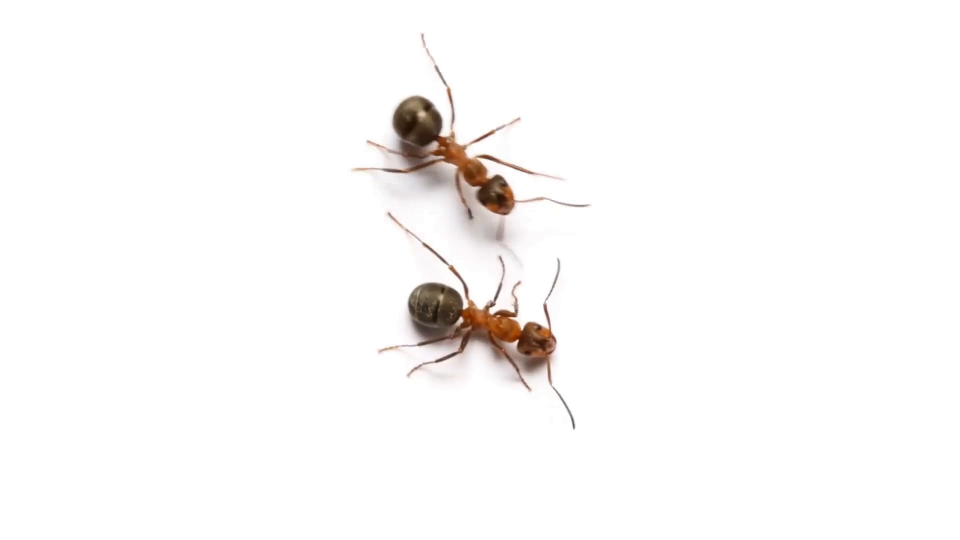
#> input picture frame 8 of in_videos/ants.mp4, 1920 x 1080 px, given in place of shapes.mp4, which was not available (shown at 1/2 size)
$ jupyter execute optical_flow.ipynb   (text cells are left out)
#> lines starting #> are read from the running program, lines starting #| are printed output that depends on the picture; pictures that were not available may be replaced by others from this repository, and a replacement may not be noted
[cell 1]
# Imports and configuration
import os
import cv2
import numpy as np
import random
import matplotlib.pyplot as plt
from collections import deque

VIDEO_LIST = ["in_videos/shapes.mp4", "in_videos/ants.mp4"]
OUT_DIR = "out"
OUT_VIDEOS = os.path.join(OUT_DIR, "videos")
OUT_PICTURES = os.path.join(OUT_DIR, "pictures")
os.makedirs(OUT_DIR, exist_ok=True)
os.makedirs(OUT_VIDEOS, exist_ok=True)
os.makedirs(OUT_PICTURES, exist_ok=True)

MAX_FRAMES, RESIZE_WIDTH, FPS_OUT = 150, 960, 30
GAUSS_BLUR, USE_CLAHE = (5, 5), True

GFTT_PARAMS = dict(maxCorners=500, qualityLevel=0.01, minDistance=7, blockSize=7)
LK_PARAMS = dict(winSize=(21, 21), maxLevel=3, criteria=(cv2.TERM_CRITERIA_EPS | cv2.TERM_CRITERIA_COUNT, 30, 0.01))
LK_ERR_THRESH, LK_MAX_JUMP = 20.0, 60.0
# Fraction of the initial feature count that triggers replenishment; 0 disables it.
REDETECT_PCT = 0.0

FB_PARAMS = dict(pyr_scale=0.5, levels=3, winsize=15, iterations=3, poly_n=5, poly_sigma=1.2, flags=0)
# Motion mask: magnitude threshold, morphological filtering, and minimum area
MAG_THRESH, MORPH_KERNEL, MIN_COMPONENT_AREA = 1.5, 5, 150

[cell 2]
def resize_keep_aspect(frame, width):
    if width is None or frame.shape[1] == width:
        return frame
    h, w = frame.shape[:2]
    return cv2.resize(frame, (width, max(1, int(h * width / w))), interpolation=cv2.INTER_AREA)

def preprocess_gray(frame_bgr):
    frame_bgr = resize_keep_aspect(frame_bgr, RESIZE_WIDTH)
    gray = cv2.cvtColor(frame_bgr, cv2.COLOR_BGR2GRAY)
    if GAUSS_BLUR:
        gray = cv2.GaussianBlur(gray, GAUSS_BLUR, 0)
    if USE_CLAHE:
        gray = cv2.createCLAHE(2.0, (8, 8)).apply(gray)
    return frame_bgr, gray


def flow_to_hsv_bgr(flow):
    mag, ang = cv2.cartToPolar(flow[..., 0], flow[..., 1], angleInDegrees=True)
    hsv = np.zeros((*flow.shape[:2], 3), dtype=np.uint8)
    hsv[..., 0], hsv[..., 1] = (ang / 2).astype(np.uint8), 255
    hsv[..., 2] = cv2.normalize(mag, None, 0, 255, cv2.NORM_MINMAX).astype(np.uint8)
    return cv2.cvtColor(hsv, cv2.COLOR_HSV2BGR), mag

def clean_motion_mask(mask):
    k = cv2.getStructuringElement(cv2.MORPH_ELLIPSE, (MORPH_KERNEL, MORPH_KERNEL))
    mask = cv2.morphologyEx(cv2.morphologyEx(mask, cv2.MORPH_OPEN, k), cv2.MORPH_CLOSE, k, iterations=2)
    n, labels, stats, _ = cv2.connectedComponentsWithStats(mask, connectivity=8)
    out = np.zeros_like(mask)
    for i in range(1, n):
        if stats[i, cv2.CC_STAT_AREA] >= MIN_COMPONENT_AREA:
            out[labels == i] = 255
    return out


TRACK_PALETTE = [
    (0, 255, 0), (0, 255, 255), (255, 0, 0), (255, 128, 0), (255, 0, 255),
    (0, 165, 255), (0, 128, 255), (128, 0, 255), (255, 255, 0), (128, 255, 0),
    (255, 0, 128), (0, 200, 200), (200, 0, 200), (200, 200, 0), (50, 205, 154),
    (255, 165, 0), (147, 20, 255), (255, 192, 203), (176, 224, 230), (255, 215, 0),
]
INITIAL_COLOR = (0, 255, 0)
REACQUIRED_PALETTE = [c for c in TRACK_PALETTE if c != INITIAL_COLOR] or [(0, 255, 255)]

def draw_lk_tracks(frame, tracks, track_colors):
    vis = frame.copy()
    for tr, color in zip(tracks, track_colors):
        if len(tr) < 2:
            continue
        pts = np.array(tr, dtype=np.int32)
        cv2.polylines(vis, [pts], False, color, 1, cv2.LINE_AA)
        cv2.circle(vis, tuple(pts[-1]), 4, (0, 0, 0), -1, cv2.LINE_AA)
    return vis

def track_lk_step(prev_gray, gray, tracks, alive, track_colors, redetect_thresh, new_pts_fn):
    """Advance active tracks and optionally append newly detected features."""
    idx = np.where(alive)[0]
    if len(idx) > 0:
        prev_pts = np.array([tracks[i][-1] for i in idx], dtype=np.float32).reshape(-1, 1, 2)
        next_pts, st, err = cv2.calcOpticalFlowPyrLK(prev_gray, gray, prev_pts, None, **LK_PARAMS)
        good = np.zeros(len(idx), dtype=bool)
        if next_pts is not None and st is not None and err is not None:
            good = st.ravel().astype(bool) & (err.ravel() < LK_ERR_THRESH)
            good &= np.isfinite(next_pts).all(axis=(1, 2))
            good &= np.linalg.norm((next_pts - prev_pts).reshape(-1, 2), axis=1) < LK_MAX_JUMP
        for j, i in enumerate(idx):
            if good[j]:
                tracks[i].append(tuple(next_pts[j, 0]))
            else:
                alive[i] = False
    if redetect_thresh > 0 and alive.sum() < redetect_thresh:
        pts = new_pts_fn(gray)
        n_add = min(200, len(pts))
        for pt in pts[:n_add]:
            tracks.append(deque([tuple(pt)], maxlen=MAX_FRAMES))
            track_colors.append(random.choice(REACQUIRED_PALETTE))
        alive = np.concatenate([alive, np.ones(n_add, dtype=bool)])
    return alive

[cell 3]
def get_gftt_pts(g):
    p = cv2.goodFeaturesToTrack(g, mask=None, **GFTT_PARAMS)
    return p.reshape(-1, 2) if p is not None else np.empty((0, 2), dtype=np.float32)


def _open_video_and_first_frame(video_path):
    """Open video, read first frame; return (cap, frame_bgr, prev_gray, h, w) or (None,)*5."""
    cap = cv2.VideoCapture(video_path)
    if not cap.isOpened():
        print(f"Skip {video_path}: cannot open")
        cap.release()
        return None, None, None, None, None
    ret, frame0 = cap.read()
    if not ret:
        print(f"Skip {video_path}: empty")
        cap.release()
        return None, None, None, None, None
    try:
        frame_bgr, prev_gray = preprocess_gray(frame0)
    except Exception:
        cap.release()
        raise
    h, w = frame_bgr.shape[:2]
    return cap, frame_bgr, prev_gray, h, w


def _init_lk_tracks(prev_gray):
    """Initialize sparse tracks; a textureless frame can still use dense flow."""
    points = get_gftt_pts(prev_gray)
    tracks = [deque([tuple(pt)], maxlen=MAX_FRAMES) for pt in points]
    track_colors = [INITIAL_COLOR] * len(tracks)
    alive = np.ones(len(points), dtype=bool)
    return tracks, track_colors, alive, len(tracks)


def _create_video_writers(out_v, w, h):
    """Open the LK overlay, flow visualization, and binary-mask video outputs."""
    fourcc = cv2.VideoWriter_fourcc(*"MJPG")
    writers = {}
    try:
        for key, filename in [
            ("lk", "lk_tracks.avi"),
            ("flow", "farneback_flow.avi"),
            ("mask", "motion_mask.avi"),
        ]:
            path = os.path.join(out_v, filename)
            writer = cv2.VideoWriter(path, fourcc, FPS_OUT, (w, h))
            writers[key] = writer
            if not writer.isOpened():
                raise RuntimeError(f"Cannot open video writer: {path}")
    except Exception:
        for writer in writers.values():
            writer.release()
        raise
    return writers


def _lk_frame_metrics(tracks, alive, jump_thr=25.0):
    """From current tracks/alive: mean displacement and jump ratio (displacement > jump_thr) per alive point."""
    disps = []
    jumps = 0
    for i in range(len(tracks)):
        if not alive[i] or len(tracks[i]) < 2:
            continue
        d = float(np.linalg.norm(np.array(tracks[i][-1]) - np.array(tracks[i][-2])))
        disps.append(d)
        if d > jump_thr:
            jumps += 1
    n_alive = max(1, int(alive.sum()))
    mean_disp = float(np.mean(disps)) if disps else 0.0
    jump_ratio = jumps / n_alive
    return mean_disp, jump_ratio


def _flow_and_mask_frame(prev_gray, gray):
    """Farneback flow + magnitude/mask stats. Returns (flow_bgr, mean_mag, p95_mag, mask, mask_area_ratio, n_components)."""
    flow = cv2.calcOpticalFlowFarneback(prev_gray, gray, None, **FB_PARAMS)
    flow_bgr, mag = flow_to_hsv_bgr(flow)
    mask = clean_motion_mask((mag > MAG_THRESH).astype(np.uint8) * 255)
    mean_mag = float(np.mean(mag))
    p95_mag = float(np.percentile(mag, 95))
    mask_area_ratio = (mask > 0).sum() / mask.size
    n_cc, _, _, _ = cv2.connectedComponentsWithStats(mask, connectivity=8)
    return flow_bgr, mean_mag, p95_mag, mask, mask_area_ratio, n_cc - 1


def _write_frame_videos(writers, frame_bgr, tracks, track_colors, n_initial, n_alive, frame_idx, flow_bgr, mask):
    """Draw LK overlay with text, then write lk, flow, mask frames to writers."""
    pct = 100.0 * n_alive / n_initial if n_initial else 0
    txt = f"Frame {frame_idx+2}  Init: {n_initial}  Alive: {n_alive}  {pct:.1f}%"
    lk_vis = draw_lk_tracks(frame_bgr, tracks, track_colors)
    cv2.putText(lk_vis, txt, (10, 28), cv2.FONT_HERSHEY_SIMPLEX, 0.6, (0, 0, 0), 2, cv2.LINE_AA)
    cv2.putText(lk_vis, txt, (10, 28), cv2.FONT_HERSHEY_SIMPLEX, 0.6, (255, 255, 255), 1, cv2.LINE_AA)
    writers["lk"].write(lk_vis)
    writers["flow"].write(flow_bgr)
    writers["mask"].write(cv2.cvtColor(mask, cv2.COLOR_GRAY2BGR))


def _process_frames(cap, writers, tracks, alive, track_colors, n_initial, prev_gray):
    """Process consecutive frame pairs and return their count and diagnostics."""
    JUMP_THR = 25.0
    redetect_thresh = max(1, int(REDETECT_PCT * n_initial)) if REDETECT_PCT > 0 else 0
    survival_rates, mean_track_lens = [], []
    mask_area_ratios, mask_num_components = [], []
    alive_counts, mean_disp_list, jump_ratio_list, mean_mag_list, p95_mag_list = [], [], [], [], []
    frame_count = 0
    for _ in range(MAX_FRAMES - 1):
        ret, frame = cap.read()
        if not ret:
            break
        frame_bgr, gray = preprocess_gray(frame)
        alive = track_lk_step(prev_gray, gray, tracks, alive, track_colors, redetect_thresh, get_gftt_pts)
        n_alive = int(alive.sum())
        alive_counts.append(n_alive)
        mean_disp, jump_ratio = _lk_frame_metrics(tracks, alive, JUMP_THR)
        mean_disp_list.append(mean_disp)
        jump_ratio_list.append(jump_ratio)
        flow_bgr, mean_mag, p95_mag, mask, mask_area_ratio, n_cc = _flow_and_mask_frame(prev_gray, gray)
        mean_mag_list.append(mean_mag)
        p95_mag_list.append(p95_mag)
        mask_area_ratios.append(mask_area_ratio)
        mask_num_components.append(n_cc)
        _write_frame_videos(writers, frame_bgr, tracks, track_colors, n_initial, n_alive, frame_count, flow_bgr, mask)
        survival_rates.append(alive.sum() / max(1, len(alive)))
        lengths = [len(tracks[i]) for i in range(len(tracks)) if alive[i]]
        mean_track_lens.append(np.mean(lengths) if lengths else 0.0)
        prev_gray = gray
        frame_count += 1
    return (
        frame_count,
        alive_counts, survival_rates, mean_track_lens,
        mask_area_ratios, mask_num_components,
        mean_disp_list, jump_ratio_list, mean_mag_list, p95_mag_list,
        alive,
    )


# [34 lines left out: functions _write_metrics_and_plot, _save_sample_frames, not called in this run]

[cell 4]
def run_pipeline(video_path):
    """Export LK tracks, dense flow, motion masks, metrics, and sample images."""
    if MAX_FRAMES < 1:
        raise ValueError("MAX_FRAMES must be at least 1")
    if not 0 <= REDETECT_PCT <= 1:
        raise ValueError("REDETECT_PCT must be between 0 and 1")
    name = os.path.splitext(os.path.basename(video_path))[0]
    out_v = os.path.join(OUT_VIDEOS, name)
    out_p = os.path.join(OUT_PICTURES, name)
    os.makedirs(out_v, exist_ok=True)
    os.makedirs(out_p, exist_ok=True)

    cap, _, prev_gray, h, w = _open_video_and_first_frame(video_path)
#> in _open_video_and_first_frame, frame0 is the input picture: shape (1080, 1920, 3); mean B, G, R 248.8, 249.3, 250.5
#> in resize_keep_aspect, `return cv2.resize(frame, (width, max(1, int(h * width / w))), interpol..`:
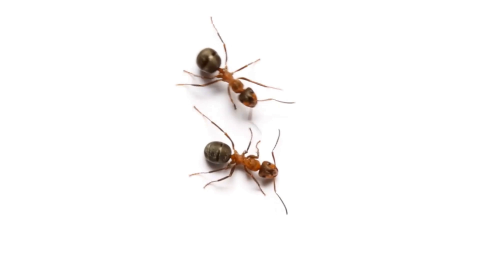
#> returned value: shape (540, 960, 3) (shown at 1/2 size); mean of channels 0, 1, 2 248.8, 249.3, 250.6; drawn as B, G, R
#> in preprocess_gray, `gray = cv2.createCLAHE(2.0, (8, 8)).apply(gray)`:
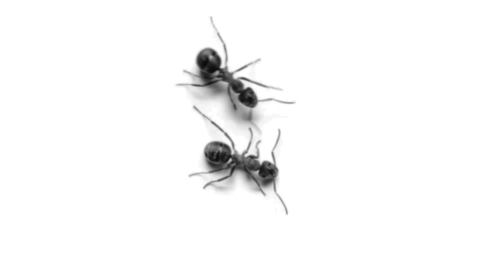
#> gray: shape (540, 960) (shown at 1/2 size); min 11, max 255, mean 248.3
#> h = 540; w = 960
    if cap is None:
        return None

    writers = {}
    try:
        tracks, track_colors, alive, n_initial = _init_lk_tracks(prev_gray)
#> in get_gftt_pts, `p = cv2.goodFeaturesToTrack(g, mask=None, **GFTT_PARAMS)`: p = 189 rows, first 8: [442, 134], [464, 308], [488, 175], [462, 318], [516, 341], [520, 328], [514, 311], [490, 312]
#> in _init_lk_tracks, `points = get_gftt_pts(prev_gray)`: points = 189 pairs, first value 353 to 589, second value 33 to 428
#> in _init_lk_tracks, `tracks = [deque([tuple(pt)], maxlen=MAX_FRAMES) for pt in points]`: tracks = 189 items
#> in _init_lk_tracks, `track_colors = [INITIAL_COLOR] * len(tracks)`: track_colors = 189 items, first 6: (0, 255, 0), (0, 255, 0), (0, 255, 0), (0, 255, 0), (0, 255, 0), (0, 255, 0)
#> tracks = 189 items; n_initial = 189
        writers = _create_video_writers(out_v, w, h)
#> after the loop in _create_video_writers, `for key, filename in [`: writers = 3 items
#> writers = 3 items
        (
            frame_count,
            alive_counts, survival_rates, mean_track_lens,
            mask_area_ratios, mask_num_components,
            mean_disp_list, jump_ratio_list, mean_mag_list, p95_mag_list,
            alive,
        ) = _process_frames(cap, writers, tracks, alive, track_colors, n_initial, prev_gray)
#> in _process_frames, `redetect_thresh = max(1, int(REDETECT_PCT * n_initial)) if REDETECT_PC..`: redetect_thresh = 0
#> the loop in _process_frames, `for _ in range(MAX_FRAMES - 1):` made 30 passes
#> (jump_ratio, mean_disp, mean_mag, p95_mag, mask_area_ratio, n_cc) on passes 1, 2, 3, 4, 5, 11, 13, 14: (0.0168, 6.63, 0.555, 1.15, 0.0461, 2), (0, 5.91, 0.504, 0.61, 0.043, 2), (0.0119, 4, 0.291, 0.345, 0.0366, 1), (0.00625, 2.78, 0.281, 1.47, 0.0501, 3), (0.0336, 6.03, 0.421, 3.88, 0.0748, 2), (0, 7.43, 0.6, 3.83, 0.0697, 2), (0.0103, 2.36, 0.15, 0.641, 0.0341, 3), (0, 1.51, 0.0938, 0.673, 0.0116, 3)
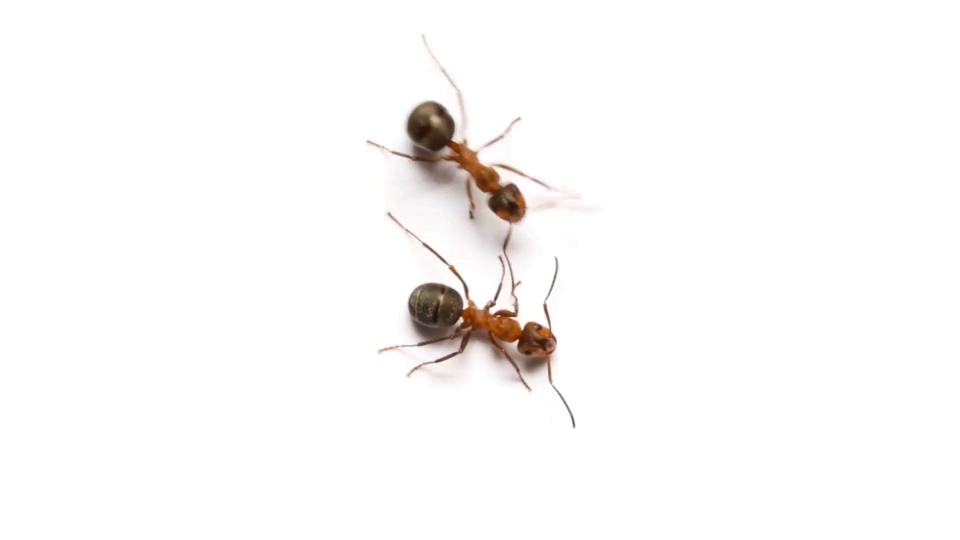
#> input picture frame 9 of in_videos/ants.mp4, 1920 x 1080 px, given in place of shapes.mp4, which was not available (shown at 1/2 size)
#> pass 1, in preprocess_gray (call 2), `frame_bgr = resize_keep_aspect(frame_bgr, RESIZE_WIDTH)`:
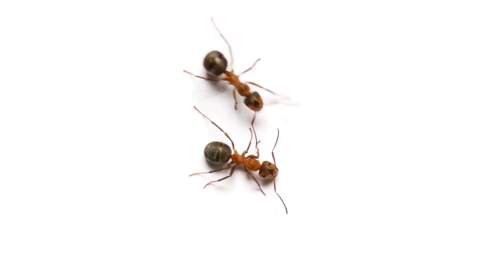
#> frame_bgr: shape (540, 960, 3) (shown at 1/2 size); mean of channels 0, 1, 2 248.9, 249.4, 250.7; drawn as B, G, R
#> pass 1, in preprocess_gray (call 2), `gray = cv2.createCLAHE(2.0, (8, 8)).apply(gray)`:
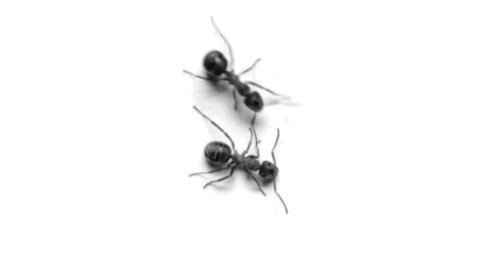
#> gray: shape (540, 960) (shown at 1/2 size); min 12, max 255, mean 248.4
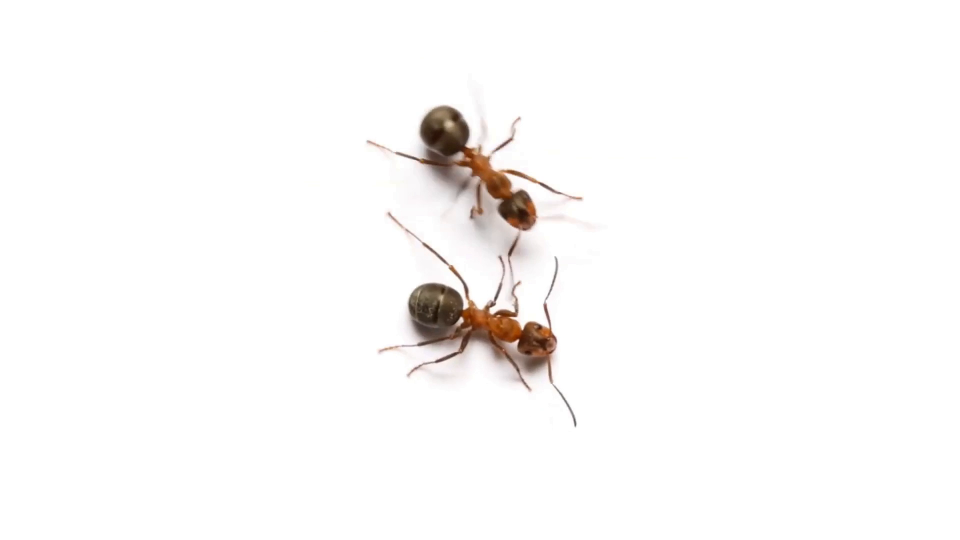
#> input picture frame 10 of in_videos/ants.mp4, 1920 x 1080 px, given in place of shapes.mp4, which was not available (shown at 1/2 size)
#> after the loop in _process_frames, `for _ in range(MAX_FRAMES - 1):`:
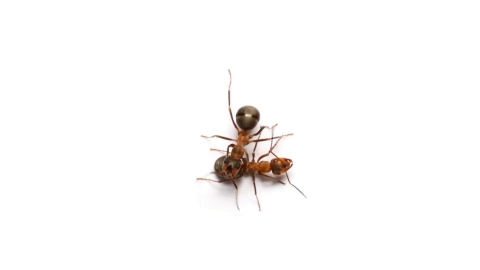
#> frame: shape (1080, 1920, 3) (shown at 1/4 size); mean B, G, R 249.6, 250.1, 251.2
#> after the loop in _process_frames, `for _ in range(MAX_FRAMES - 1):`:
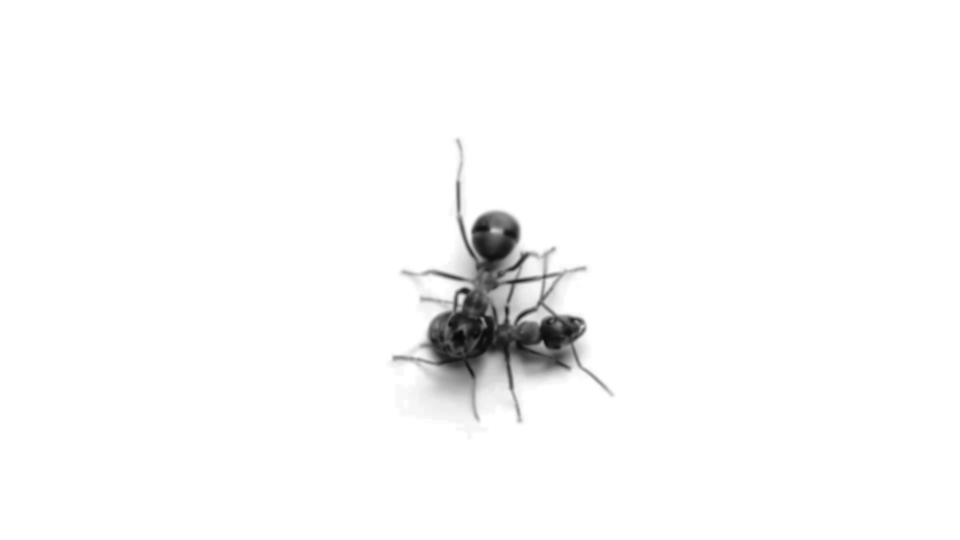
#> prev_gray: shape (540, 960); min 9, max 255, mean 249.5
#> after the loop in _process_frames, `for _ in range(MAX_FRAMES - 1):`: alive_counts = 29 values, max 179 at index 0, min 66 at index 26, mean 104.1; frame_count = 29; jump_ratio_list = 29 values, max 0.0336 at index 4, min 0 at index 1, mean 0.00477; mask_area_ratios = 29 values, max 0.0794 at index 6, min 0.0115 at index 19, mean 0.0456; mask_num_components = 29 values, max 4 at index 22, min 1 at index 2, mean 2.24; mean_disp_list = 29 values, max 11.35 at index 9, min 0.832 at index 19, mean 4.29; mean_mag_list = 29 values, max 0.768 at index 9, min 0.0739 at index 19, mean 0.323; mean_track_lens = 29 values from 2 to 30; p95_mag_list = 29 values, max 6.56 at index 6, min 0.276 at index 17, mean 1.82; survival_rates = 29 values, max 0.947 at index 0, min 0.349 at index 26, mean 0.551
    finally:
        cap.release()
        for writer in writers.values():
            writer.release()
#> this loop made 3 passes

    def mean_or_none(values):
        return float(np.mean(values)) if values else None

    metrics = {
        "frames": frame_count,
        "input_frames": frame_count + 1,
        "alive": f"{int(alive.sum())}/{len(alive)}",
        "survival_rate": mean_or_none(survival_rates),
        "mean_track_len": mean_or_none(mean_track_lens),
        "mask_area_ratio": mean_or_none(mask_area_ratios),
        "mask_components": mean_or_none(mask_num_components),
    }
    _write_metrics_and_plot(name, OUT_DIR, out_p, metrics, alive_counts, n_initial)
    if frame_count:
        _save_sample_frames(out_v, out_p)
    else:
        print(f"{name}: no consecutive frame pairs available for optical flow")

    print(f"{name}: {frame_count} output frames -> {out_v}")
    return {
        "metrics": metrics, "name": name, "n_initial": n_initial,
        "alive_counts": alive_counts, "survival_rates": survival_rates,
        "mean_disp": mean_disp_list, "jump_ratio": jump_ratio_list,
        "mean_mag": mean_mag_list, "p95_mag": p95_mag_list,
        "mask_components": mask_num_components, "mask_area_ratios": mask_area_ratios,
        "frame_count": frame_count, "out_v": out_v, "tracks": tracks, "height": h,
    }
